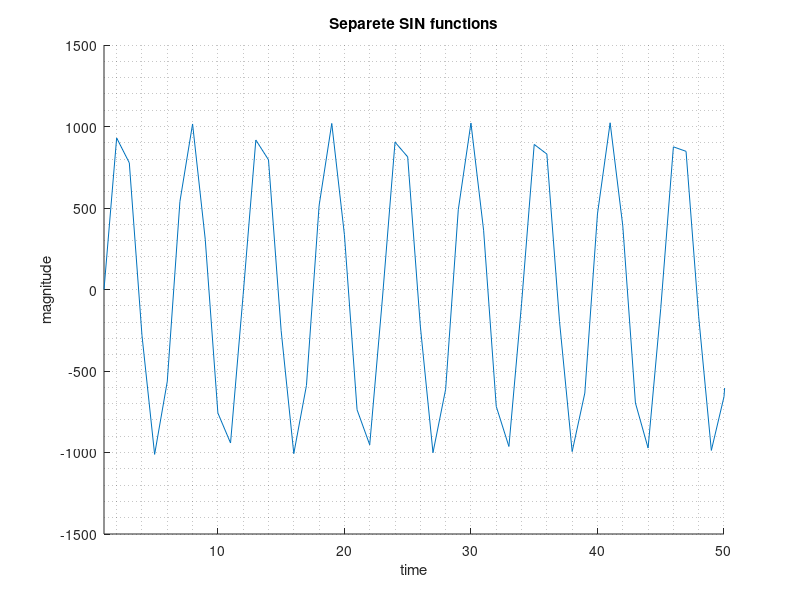
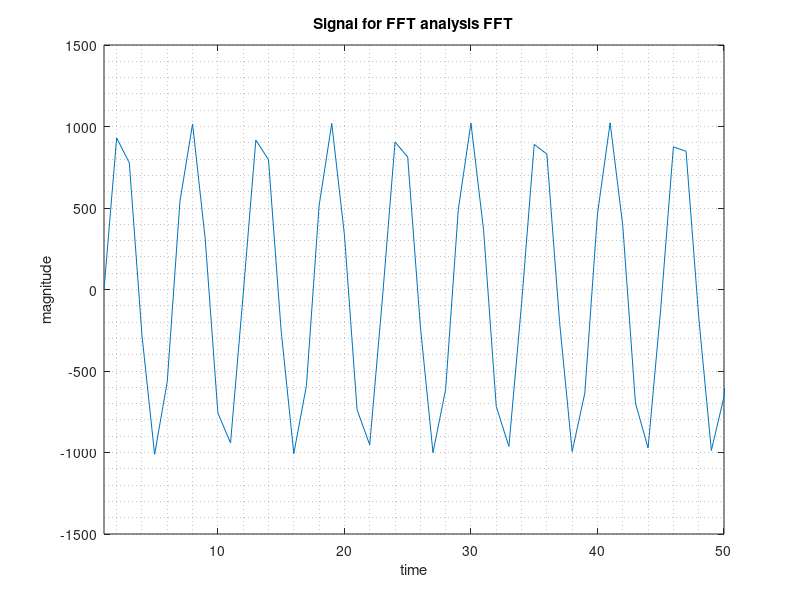
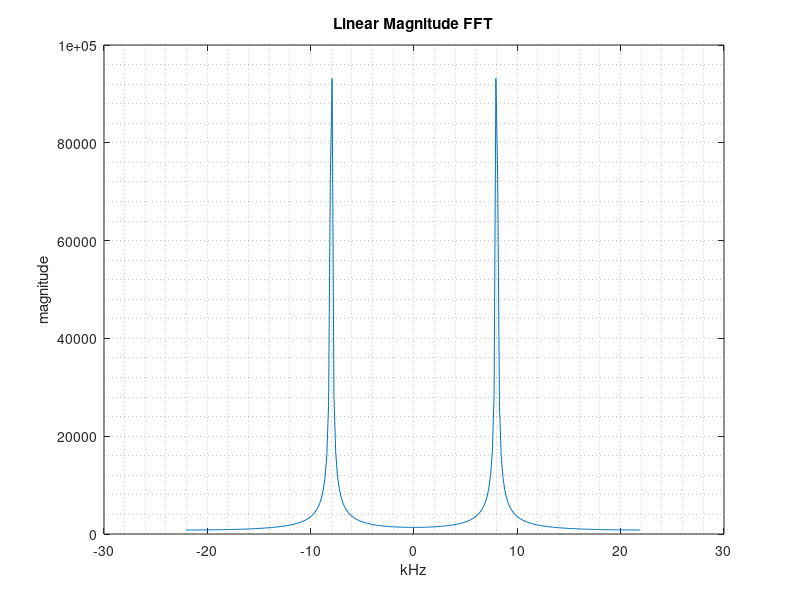
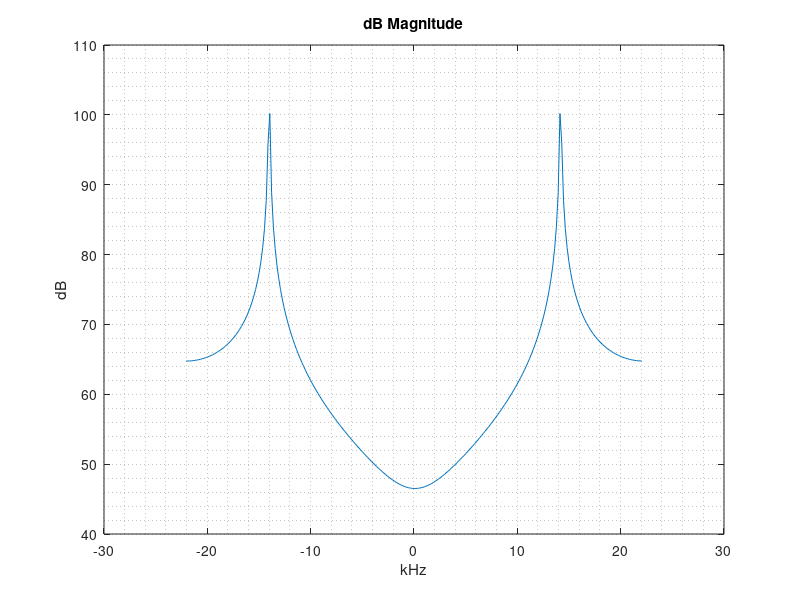

Write the MATLAB code that produced these figures, in order. (Note: this script raises an error after producing the figures.)
%% If need working only with Real and Imginary parts Comment lines started 
% with "Stage" in "New Stages" part and on the bottom whole figure(5)

%% FFT algoritm
clear;                      % clears all previus values from memory 
clc;                        % clear command window
fs =  44100;                % samplinf freq.
fftLength=256;              % windowlength 
stage_num = log2(fftLength);

while 1                     % Checking for correct "fftLength"-Wondow length value
if ~mod(stage_num,1)==0
    error('"fftLength"-Wondow length value must be a numer: 2^x= : 2, 4, 8, 16, 32,...');
    break
else
                            % continue working if value is correct
% signal frequencies
max = 2048 - 1 ;

f1 = 430;
a1 = 0;

f2 = 4300;
a2 = 0;

f3 = 8000;
a3 = max/2;

% calculating signals 
comp1 = a1 * sin(2*pi*f1*[0:1/fs:1]);
comp2 = a2 * sin(2*pi*f2*[0:1/fs:1]);
comp3 = a3 * sin(2*pi*f3*[0:1/fs:1]);
Length = length(comp3);

data = comp1 + comp2 + comp3;      % creates vector from 3 sin functions
%data = comp3;

% Plot shifting to center
bin_vals = [0 : fftLength-1];
N_2 = ceil(fftLength/2);
fax_kHz = (bin_vals-N_2)*fs/fftLength/1000;

freq3 = ceil(-(fftLength)/2:1:(fftLength)/2).*(fs/fftLength)/1000;

figure(1)               % plots separete sin functions
hold off,
%plot ( comp1, '-');
hold on;
%plot ( comp2, '-');
plot (comp3, '-')
xlim([1 50]), grid minor,;
title('Separete SIN functions') 
ylabel('magnitude'), xlabel('time') 
hold off;

figure(2)               % plots signal for fft
plot (data), grid minor,;
xlim([1 50])
title('Signal for FFT analysis FFT') 
ylabel('magnitude'), xlabel('time') 

figure(3)               % plots resultinf fft from Matlab functions
ft = fft(data,fftLength); 
ft1 = fftshift(ft);
ftMag = abs(ft1); 
plot (fax_kHz,ftMag), grid minor,
title('Linear Magnitude FFT') 
ylabel('magnitude'), xlabel('kHz') 

figure(4)               % plots resultinf fft(in dB) from Matlab functions
ft = fft(data,fftLength+1); 
ftMag = abs(ft(1:fftLength+1)); 
plot (freq3,20*log10(ftMag)), grid minor,
title('dB Magnitude') 
ylabel('dB'), xlabel('kHz') 

%% Data preparation for FFT

% reverse bit calulation
bits = length(dec2bin( fftLength - 1 ));    % how many bits in binary number
rev_bit_dec = zeros(1,fftLength);           % create vektor size of fftlength

stage = 1;              %Do it here for stage #1 
c = 0:fftLength-1;
c_bin = de2bi(c);       % create binary table
rev_bit_dec = bi2de(fliplr(circshift(c_bin',stage-1)'));    %Rotate binary table and convert to dec

%  creating matrix arrays
%  create empty matrix arrays to store values in reverse bit order
stage = zeros(bits+1,fftLength);
real_n = zeros(bits+1,fftLength);
imag_n = zeros(bits+1,fftLength);

real_n_sfi = zeros(bits+1,fftLength);
imag_n_sfi = zeros(bits+1,fftLength);

%% Starting stages

for st = 0 : stage_num;
    if st == 0
       for tmp=1:fftLength;
            stage(st+1,tmp)  =  data(rev_bit_dec(tmp)+1);
            real_n(st+1,tmp)  =  data(rev_bit_dec(tmp)+1);
       end
    else st > 0;
        for n = 1 : fftLength/2;
                Wn(n)  = exp(-j * (n-1) * 2 * pi/ 2^(st) );
                Wr(n) = real(Wn(n));
                Wi(n) = imag(Wn(n));
        end
        for i = 1 : 2^st : fftLength;
                for k = 0 : 2^(st-1)-1;
                    % Even
                        stage(st+1,i+k) = stage(st,i+k) + Wn(k+1)*stage(st,i+k+2^(st-1));
                        real_n(st+1,i+k) = real_n(st,i+k) + Wr(k+1)*real_n(st,i+k+2^(st-1)) - Wi(k+1)*imag_n(st,i+k+2^(st-1));
                        imag_n(st+1,i+k) = imag_n(st,i+k) + Wi(k+1)*real_n(st,i+k+2^(st-1)) + + Wr(k+1)*imag_n(st,i+k+2^(st-1));
                    % Odd
                        stage(st+1,i+k+2^(st-1)) = stage(st,i+k) - Wn(k+1)*stage(st,i+k+2^(st-1));
                        real_n(st+1,i+k+2^(st-1)) = real_n(st,i+k) - Wr(k+1)*real_n(st,i+k+2^(st-1)) +  Wi(k+1)*imag_n(st,i+k+2^(st-1));
                        imag_n(st+1,i+k+2^(st-1)) = imag_n(st,i+k) - Wi(k+1)*real_n(st,i+k+2^(st-1)) - Wr(k+1)*imag_n(st,i+k+2^(st-1));
                end
        end
    end
end

%% Constructing signed fixed-point numeric objects

 for n = 1 : fftLength/2;
     Wr_sfi(n) = sfi(real(Wn(n)),16);
     Wi_sfi(n) = sfi(imag(Wn(n)),16);
 end

  for n = 1 : fftLength;
      for k = 1 : st + 1
        real_n_sfi(k,n) = sfi(real_n(k,n),24);
        imag_n_sfi(k,n) = sfi(imag_n(k,n),24);
      end
  end
 
%% Plotting out

% for slowly result plotting uncomment pause

figure(5)
for i = 1 : bits + 1;
    %plot( fax_kHz, abs( fftshift( real_n(i, :) + j.*imag_n(i,:) ) ) ),
    plot( fax_kHz, abs( fftshift( stage(i,:) ) ) ),
    grid minor, title('Linear Magnitude FFT'), ylabel('magnitude'), xlabel('kHz');
    %pause(1);
end

figure(6)
for i = 1 : bits + 1;
    plot( fax_kHz, abs( fftshift( real_n(i, :) + j.*imag_n(i,:) ) ) ),
    grid minor, title('Linear Magnitude FFT, ploted from Real + Imag'), ylabel('magnitude'), xlabel('kHz');
    %plot( fax_kHz, abs( fftshift( stage(i,:) ) ) ), grid minor,;
    %pause(1);
end

break
end
end
